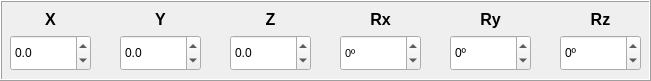
     <widget class="QFrame" name="frame_CartesianCoordinates">
      <property name="geometry">
       <rect>
        <x>290</x>
        <y>260</y>
        <width>651</width>
        <height>81</height>
       </rect>
      </property>
      <property name="frameShape">
       <enum>QFrame::Shape::Box</enum>
      </property>
      <property name="frameShadow">
       <enum>QFrame::Shadow::Raised</enum>
      </property>
      <widget class="QWidget" name="layoutWidget">
       <property name="geometry">
        <rect>
         <x>560</x>
         <y>10</y>
         <width>81</width>
         <height>61</height>
        </rect>
       </property>
       <layout class="QVBoxLayout" name="cart_Rz_layout">
        <item>
         <widget class="QLabel" name="cart_Rz_SpinBox_label">
          <property name="font">
           <font>
            <pointsize>12</pointsize>
            <bold>true</bold>
           </font>
          </property>
          <property name="frameShadow">
           <enum>QFrame::Shadow::Plain</enum>
          </property>
          <property name="text">
           <string>Rz</string>
          </property>
          <property name="textFormat">
           <enum>Qt::TextFormat::PlainText</enum>
          </property>
          <property name="scaledContents">
           <bool>true</bool>
          </property>
          <property name="alignment">
           <set>Qt::AlignmentFlag::AlignCenter</set>
          </property>
         </widget>
        </item>
        <item>
         <widget class="QSpinBox" name="cart_Rz_SpinBox">
          <property name="sizePolicy">
           <sizepolicy hsizetype="Preferred" vsizetype="Expanding">
            <horstretch>0</horstretch>
            <verstretch>0</verstretch>
           </sizepolicy>
          </property>
          <property name="maximumSize">
           <size>
            <width>200</width>
            <height>16777215</height>
           </size>
          </property>
          <property name="suffix">
           <string>º</string>
          </property>
          <property name="minimum">
           <number>-180</number>
          </property>
          <property name="maximum">
           <number>180</number>
          </property>
         </widget>
        </item>
       </layout>
      </widget>
      <widget class="QWidget" name="layoutWidget">
       <property name="geometry">
        <rect>
         <x>120</x>
         <y>10</y>
         <width>81</width>
         <height>61</height>
        </rect>
       </property>
       <layout class="QVBoxLayout" name="cart_Y_layout">
        <item>
         <widget class="QLabel" name="cart_Y_doubleSpinBox_label">
          <property name="font">
           <font>
            <pointsize>12</pointsize>
            <bold>true</bold>
           </font>
          </property>
          <property name="frameShadow">
           <enum>QFrame::Shadow::Plain</enum>
          </property>
          <property name="text">
           <string>Y</string>
          </property>
          <property name="textFormat">
           <enum>Qt::TextFormat::PlainText</enum>
          </property>
          <property name="scaledContents">
           <bool>true</bool>
          </property>
          <property name="alignment">
           <set>Qt::AlignmentFlag::AlignCenter</set>
          </property>
         </widget>
        </item>
        <item>
         <widget class="QDoubleSpinBox" name="cart_Y_doubleSpinBox">
          <property name="sizePolicy">
           <sizepolicy hsizetype="Minimum" vsizetype="Expanding">
            <horstretch>0</horstretch>
            <verstretch>0</verstretch>
           </sizepolicy>
          </property>
          <property name="decimals">
           <number>1</number>
          </property>
          <property name="minimum">
           <double>-2000.000000000000000</double>
          </property>
          <property name="maximum">
           <double>2000.000000000000000</double>
          </property>
         </widget>
        </item>
       </layout>
      </widget>
      <widget class="QWidget" name="layoutWidget">
       <property name="geometry">
        <rect>
         <x>230</x>
         <y>10</y>
         <width>81</width>
         <height>61</height>
        </rect>
       </property>
       <layout class="QVBoxLayout" name="cart_Z_layout">
        <item>
         <widget class="QLabel" name="cart_Z_doubleSpinBox_label">
          <property name="font">
           <font>
            <pointsize>12</pointsize>
            <bold>true</bold>
           </font>
          </property>
          <property name="frameShadow">
           <enum>QFrame::Shadow::Plain</enum>
          </property>
          <property name="text">
           <string>Z</string>
          </property>
          <property name="textFormat">
           <enum>Qt::TextFormat::PlainText</enum>
          </property>
          <property name="scaledContents">
           <bool>true</bool>
          </property>
          <property name="alignment">
           <set>Qt::AlignmentFlag::AlignCenter</set>
          </property>
         </widget>
        </item>
        <item>
         <widget class="QDoubleSpinBox" name="cart_Z_doubleSpinBox">
          <property name="sizePolicy">
           <sizepolicy hsizetype="Minimum" vsizetype="Expanding">
            <horstretch>0</horstretch>
            <verstretch>0</verstretch>
           </sizepolicy>
          </property>
          <property name="decimals">
           <number>1</number>
          </property>
          <property name="minimum">
           <double>-2000.000000000000000</double>
          </property>
          <property name="maximum">
           <double>2000.000000000000000</double>
          </property>
         </widget>
        </item>
       </layout>
      </widget>
      <widget class="QWidget" name="layoutWidget">
       <property name="geometry">
        <rect>
         <x>10</x>
         <y>10</y>
         <width>81</width>
         <height>61</height>
        </rect>
       </property>
       <layout class="QVBoxLayout" name="cart_X_layout">
        <item>
         <widget class="QLabel" name="cart_X_doubleSpinBox_label">
          <property name="font">
           <font>
            <pointsize>12</pointsize>
            <bold>true</bold>
           </font>
          </property>
          <property name="frameShadow">
           <enum>QFrame::Shadow::Plain</enum>
          </property>
          <property name="text">
           <string>X</string>
          </property>
          <property name="textFormat">
           <enum>Qt::TextFormat::PlainText</enum>
          </property>
          <property name="scaledContents">
           <bool>true</bool>
          </property>
          <property name="alignment">
           <set>Qt::AlignmentFlag::AlignCenter</set>
          </property>
         </widget>
        </item>
        <item>
         <widget class="QDoubleSpinBox" name="cart_X_doubleSpinBox">
          <property name="sizePolicy">
           <sizepolicy hsizetype="Minimum" vsizetype="Expanding">
            <horstretch>0</horstretch>
            <verstretch>0</verstretch>
           </sizepolicy>
          </property>
          <property name="decimals">
           <number>1</number>
          </property>
          <property name="minimum">
           <double>-2000.000000000000000</double>
          </property>
          <property name="maximum">
           <double>2000.000000000000000</double>
          </property>
         </widget>
        </item>
       </layout>
      </widget>
      <widget class="QWidget" name="layoutWidget">
       <property name="geometry">
        <rect>
         <x>340</x>
         <y>10</y>
         <width>81</width>
         <height>61</height>
        </rect>
       </property>
       <layout class="QVBoxLayout" name="cart_Rx_layout">
        <item>
         <widget class="QLabel" name="cart_Rx_SpinBox_label">
          <property name="font">
           <font>
            <pointsize>12</pointsize>
            <bold>true</bold>
           </font>
          </property>
          <property name="frameShadow">
           <enum>QFrame::Shadow::Plain</enum>
          </property>
          <property name="text">
           <string>Rx</string>
          </property>
          <property name="textFormat">
           <enum>Qt::TextFormat::PlainText</enum>
          </property>
          <property name="scaledContents">
           <bool>true</bool>
          </property>
          <property name="alignment">
           <set>Qt::AlignmentFlag::AlignCenter</set>
          </property>
         </widget>
        </item>
        <item>
         <widget class="QSpinBox" name="cart_Rx_SpinBox">
          <property name="sizePolicy">
           <sizepolicy hsizetype="Preferred" vsizetype="Expanding">
            <horstretch>0</horstretch>
            <verstretch>0</verstretch>
           </sizepolicy>
          </property>
          <property name="maximumSize">
           <size>
            <width>200</width>
            <height>16777215</height>
           </size>
          </property>
          <property name="font">
           <font>
            <pointsize>8</pointsize>
           </font>
          </property>
          <property name="suffix">
           <string>º</string>
          </property>
          <property name="minimum">
           <number>-180</number>
          </property>
          <property name="maximum">
           <number>180</number>
          </property>
         </widget>
        </item>
       </layout>
      </widget>
      <widget class="QWidget" name="layoutWidget">
       <property name="geometry">
        <rect>
         <x>450</x>
         <y>10</y>
         <width>81</width>
         <height>61</height>
        </rect>
       </property>
       <layout class="QVBoxLayout" name="cart_Ry_layout">
        <item>
         <widget class="QLabel" name="cart_Ry_SpinBox_label">
          <property name="font">
           <font>
            <pointsize>12</pointsize>
            <bold>true</bold>
           </font>
          </property>
          <property name="frameShadow">
           <enum>QFrame::Shadow::Plain</enum>
          </property>
          <property name="text">
           <string>Ry</string>
          </property>
          <property name="textFormat">
           <enum>Qt::TextFormat::PlainText</enum>
          </property>
          <property name="scaledContents">
           <bool>true</bool>
          </property>
          <property name="alignment">
           <set>Qt::AlignmentFlag::AlignCenter</set>
          </property>
         </widget>
        </item>
        <item>
         <widget class="QSpinBox" name="cart_Ry_SpinBox">
          <property name="sizePolicy">
           <sizepolicy hsizetype="Preferred" vsizetype="Expanding">
            <horstretch>0</horstretch>
            <verstretch>0</verstretch>
           </sizepolicy>
          </property>
          <property name="maximumSize">
           <size>
            <width>200</width>
            <height>16777215</height>
           </size>
          </property>
          <property name="suffix">
           <string>º</string>
          </property>
          <property name="minimum">
           <number>-180</number>
          </property>
          <property name="maximum">
           <number>180</number>
          </property>
         </widget>
        </item>
       </layout>
      </widget>
     </widget>
